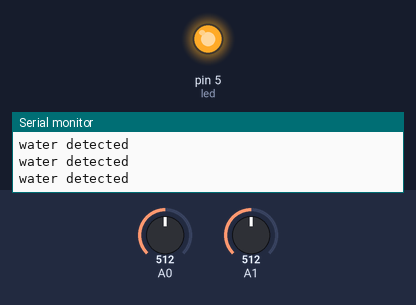
A sketch run on a simulated Arduino Uno, built with avr-gcc and run on an emulated ATmega328P. Parts: output pins drawn as LEDs (lit = HIGH), the last lines printed to the serial monitor. The test bench sets the inputs (shaded band); at power-on: A0 = 512, A1 = 512.

Above: at 1.2 s.
1.3 s: A0 set to 490
At 1.7 s:
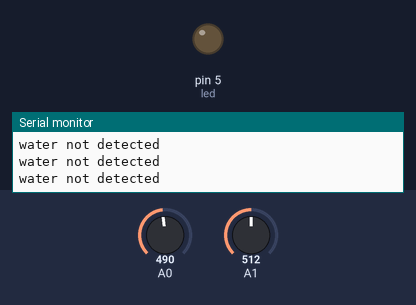
2.8 s: A0 set to 510
At 3.8 s:
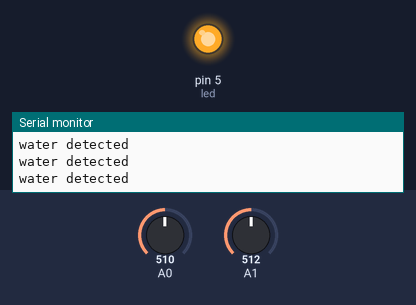
5.8 s: A1 set to 488
At 6.1 s:
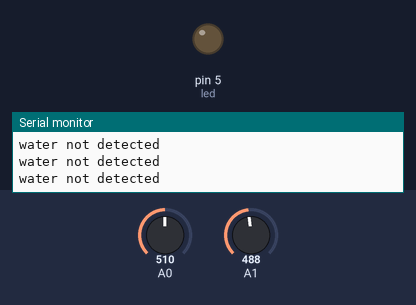
8.8 s: A1 set to 510
At 9.2 s:
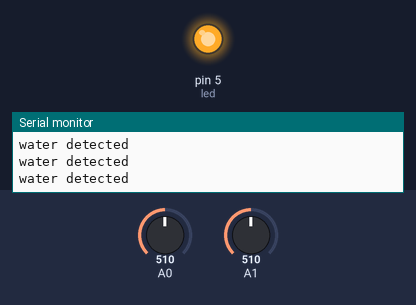
Timing chart, 0 to 11.8 s (numbered marks = the images above; inputs shaded):
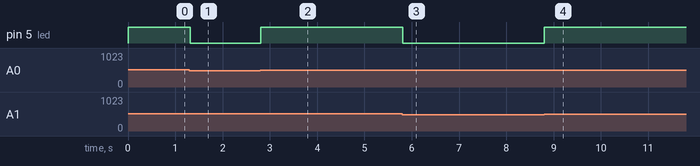

The sketch:

ku-bu-ra.ino
```cpp
int led = 5;
int s1 = 0;
int s2 = 0;

void setup() {

  Serial.begin(9600);
  pinMode(led, OUTPUT);
  pinMode(s1, INPUT);
  pinMode(s2, INPUT);

}

void loop() {

  s1 = analogRead(A0);
  s2 = analogRead(A1);

  if (s1 > 500 && s2 > 500) {

    digitalWrite(led, HIGH);
    Serial.println("water detected");

  }
  else {
    digitalWrite(led, LOW);
    Serial.println("water not detected");
  }

}
```

Measured:
- the behaviour switches between 501 and 500 on A0 (found by bisection; images 0 and 1)
- the behaviour switches between 501 and 500 on A1 (found by bisection; images 2 and 3)
- after the input at 1.3 s, pin 5 (led): HIGH → LOW at once
- after the input at 2.8 s, pin 5 (led): LOW → HIGH at once
- after the input at 5.8 s, pin 5 (led): HIGH → LOW at once
- after the input at 8.8 s, pin 5 (led): LOW → HIGH at once
